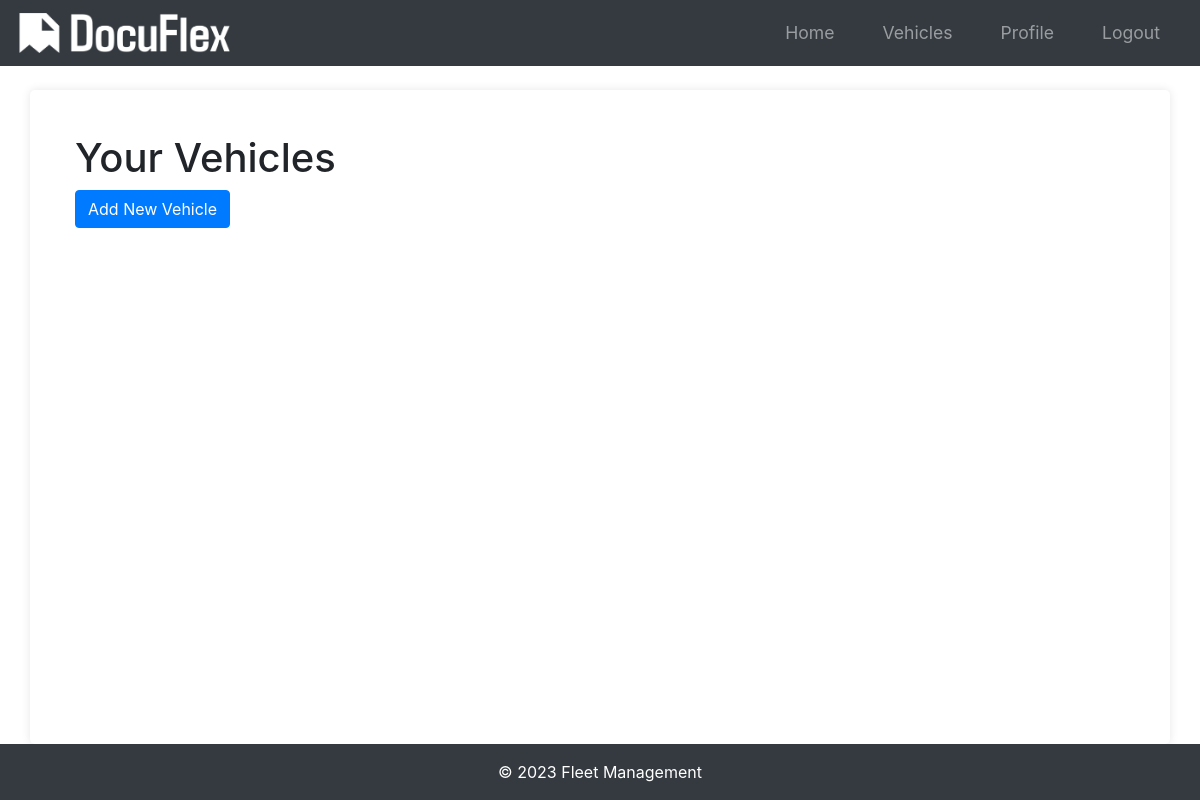
The app's page /vehicles (signed in), older data.
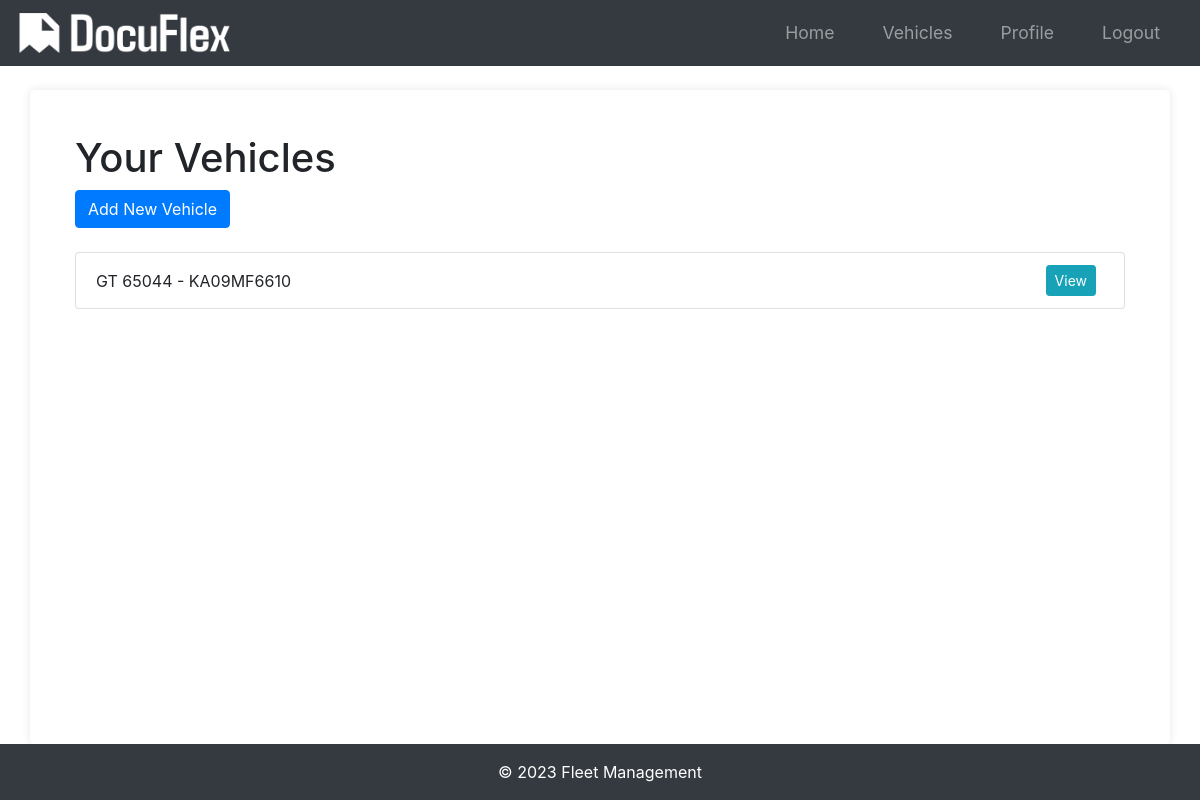
The same page, newer data.
### app/models.py (models this page shows)
class Vehicle(db.Model):
    id = db.Column(db.Integer, primary_key=True)
    name = db.Column(db.String(100), nullable=False)
    vehicle_number = db.Column(db.String(100), unique=True, nullable=False)
    user_id = db.Column(db.Integer, db.ForeignKey("user.id"), nullable=False)
    documents = db.relationship(
        "Document", backref="vehicle", lazy=True, cascade="all, delete-orphan"
    )

### app/routes.py (the view)
@main.route("/vehicles")
@login_required
def list_vehicles():
    vehicles = Vehicle.query.filter_by(owner=current_user).all()
    return render_template("list_vehicles.html", vehicles=vehicles)

### app/__init__.py (called while the page is built)
def create_app(config_class=Config):
    app = Flask(__name__)
    app.config.from_object(config_class)
    db.init_app(app)
    bcrypt.init_app(app)
    login_manager.init_app(app)
    mail.init_app(app)
    migrate.init_app(app, db)
    login_manager.login_view = "main.login"
    login_manager.login_message_category = "info"
    from app.models import User
    @login_manager.user_loader
    def load_user(user_id):
        return User.query.get(int(user_id))
    from app.routes import main as main_blueprint
    app.register_blueprint(main_blueprint)
    scheduler = BackgroundScheduler()
    scheduler.add_job(check_document_expirations, "interval", hours=24)
    scheduler.start()
    return app

### app/templates/list_vehicles.html (shortened to what this page needs)
{% extends "layout.html" %}
{% block main %}
<div class="container">
    <h1 class="mt-4">Your Vehicles</h1>
    <a href="{{ url_for('main.new_vehicle') }}" class="btn btn-primary mb-4">Add New Vehicle</a>
    <ul class="list-group">
        {% for vehicle in vehicles %}
        <li class="list-group-item d-flex justify-content-between align-items-center">
            <span>{{ vehicle.name }} - {{ vehicle.vehicle_number }}</span>
            <span>
                <a href="{{ url_for('main.view_vehicle', vehicle_id=vehicle.id) }}" class="btn btn-info btn-sm mr-2">View</a>
            </span>
        </li>
        {% endfor %}
    </ul>
</div>
{% endblock %}

Row changes from the older to the newer data that the page shows:
added Vehicle: name "GT 65044", vehicle_number "KA09MF6610"
